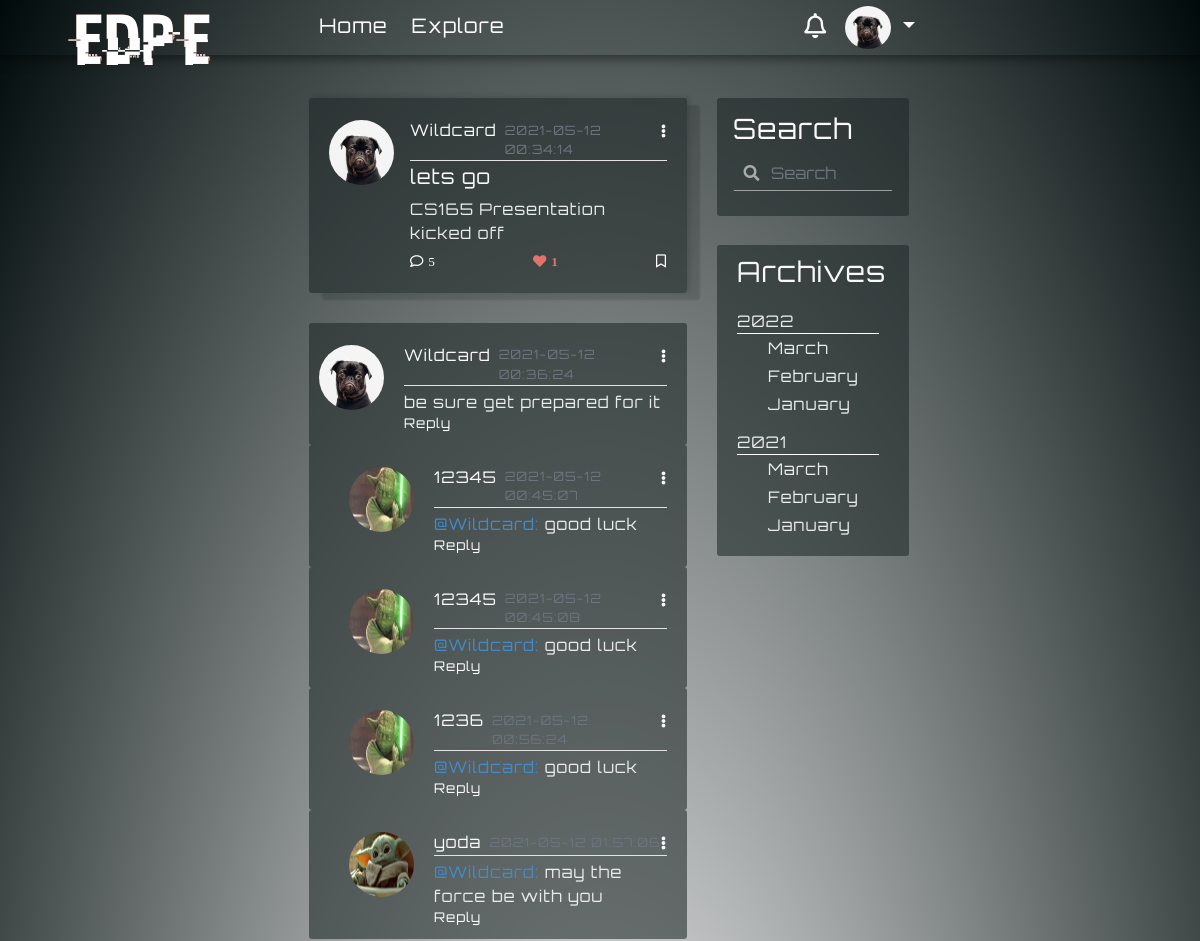
The page /post/10 (signed in) on the database its author committed.
### myBlogApp/models.py (models this page shows, shortened)
class User(UserMixin, db.Model):
    id = db.Column(db.Integer, primary_key=True)
    username = db.Column(db.String(64), index=True, unique=True)
    email = db.Column(db.String(120), index=True, unique=True)
    image_file = db.Column(db.String(200), default='default.png')
    password_hash = db.Column(db.String(128))
    about_me = db.Column(db.String(140))
    last_seen = db.Column(db.DateTime, default=datetime.utcnow())
    posts = db.relationship('Post', backref='author', foreign_keys='Post.user_id', lazy=True)
    comments = db.relationship('Comment', backref='c_author', foreign_keys='Comment.author_id', lazy='dynamic')
    followed = db.relationship(
        'User', secondary=followers,
        primaryjoin=(followers.c.follower_id == id),
        secondaryjoin=(followers.c.followed_id == id),
        backref=db.backref('followers', lazy='dynamic'), lazy='dynamic')
    liked = db.relationship('Like_Post', foreign_keys='Like_Post.liked_user_id', backref='liked_author', lazy='dynamic')
    message_sent = db.relationship('Message', foreign_keys='Message.sender_id', backref='author', lazy='dynamic')
    message_received = db.relationship('Message', foreign_keys='Message.recipient_id', backref='recipient', lazy='dynamic')
    last_message_read_time = db.Column(db.DateTime)
    notifications = db.relationship('Notification', foreign_keys='Notification.notification_user_id',
                                    backref='notification_user', lazy='dynamic')
    def new_messages(self):
        last_read_time = self.last_message_read_time or datetime(1900, 1, 1)
        return Message.query.filter_by(recipient=self).filter(Message.timestamp > last_read_time).count()
    def has_liked_post(self, post):
        return Like_Post.query.filter(
            Like_Post.liked_user_id == self.id,
            Like_Post.liked_post_id == post.id).count() > 0

class SearchableMixin(object):
    @classmethod
    def before_commit(cls, session):
        session._changes = {
            'add': list(session.new),
            'update': list(session.dirty),
            'delete': list(session.deleted)
        }
    @classmethod
    def after_commit(cls, session):
        for obj in session._changes['add']:
            if isinstance(obj, SearchableMixin):
                add_to_index(obj.__tablename__, obj)
        for obj in session._changes['update']:
            if isinstance(obj, SearchableMixin):
                add_to_index(obj.__tablename__, obj)
        for obj in session._changes['delete']:
            if isinstance(obj, SearchableMixin):
                remove_from_index(obj.__tablename__, obj)
        session._changes = None

class Post(SearchableMixin, db.Model):
    __searchable__ = ['body']
    id = db.Column(db.Integer, primary_key=True)
    title = db.Column(db.String(100))
    body = db.Column(db.String(140))
    post_picture = db.Column(db.String(200))
    timestamp = db.Column(db.DateTime, index=True, default=datetime.utcnow)
    user_id = db.Column(db.Integer, db.ForeignKey('user.id'))
    comment = db.relationship('Comment', backref='post', foreign_keys='Comment.post_id', lazy='dynamic')
    comment_num = db.Column(db.Integer, default=0)
    likes = db.relationship('Like_Post', backref='l_post', lazy='dynamic')

class Comment(db.Model):
    _N = 6
    id = db.Column(db.Integer, primary_key=True)
    text = db.Column(db.String(140))
    author = db.Column(db.String(32))
    timestamp = db.Column(db.DateTime(), default=datetime.utcnow, index=True)
    author_id = db.Column(db.Integer, db.ForeignKey('user.id'))
    post_id = db.Column(db.Integer, db.ForeignKey('post.id'))
    path = db.Column(db.Text, index=True)
    parent_id = db.Column(db.Integer, db.ForeignKey('comment.id'))
    replies = db.relationship(
        'Comment', backref=db.backref('parent', remote_side=[id]),
        lazy='dynamic')
    def level(self):
        return len(self.path) // self._N - 1

### myBlogApp/routes.py (the view)
@app.route('/post/<int:post_id>', methods=['GET', 'POST'])
def post(post_id):
    post = Post.query.get_or_404(post_id)
    comments = Comment.query.filter_by(post_id=post.id).order_by(Comment.path, Comment.timestamp.desc())
    post.comment_num = comments.count()
    db.session.commit()
    return render_template('post_itself.html', title="Post", post=post, comments=comments)

### myBlogApp/form.py
class SearchForm(FlaskForm):
    q = StringField('Search', validators=[DataRequired()])
    def __init__(self, *args, **kwargs):
        if 'formdata' not in kwargs:
            kwargs['formdata'] = request.args
        if 'csrf_enabled' not in kwargs:
            kwargs['csrf_enabled'] = False
        super(SearchForm, self).__init__(*args, **kwargs)

### myBlogApp/models.py (called while the page is built)
@login.user_loader
def load_user(id):
    return User.query.get(int(id))

### myBlogApp/routes.py (called while the page is built)
@app.before_request
def before_request():
    if current_user.is_authenticated:
        current_user.last_seen = datetime.utcnow()
        db.session.commit()
        g.search_form = SearchForm()

### myBlogApp/search.py (called while the page is built)
def add_to_index(index, model):
    if not current_app.elasticsearch:
        return
    payload = {}
    for field in model.__searchable__:
        payload[field] = getattr(model, field)
    current_app.elasticsearch.index(index=index, id=model.id, body=payload)

### myBlogApp/templates/post_itself.html (shortened to what this page needs)
{% extends 'base.html' %}
{% block content %}
    <article class="media content-section box-s-control post-display">
      <img class="rounded-circle article-img" src="{{ url_for('static', filename = 'profile/' + post.author.image_file) }}">
      <div class="media-body">
        <div class="article-metadata space-control" >
            <a class="mr-2" href="{{ url_for('user_posts', username=post.author.username) }}">{{ post.author.username }}</a>
            <small class="text-muted small-margin-control">{{ post.timestamp.strftime('%Y-%m-%d %T') }}</small>
            <div class="dropdown">
                 <a class="comment-color dropdown-toggle toggle-remove", id="navbarDropdownMenuLink2" data-toggle="dropdown" aria-haspopup="true" aria-expanded="false" href="#"><i class="fas fa-ellipsis-v"></i></a>
            </div>
        </div>
         <h5 class="article-title">{{ post.title }}</h5>
         <p class="article-content">{{ post.body }}</p>
        <div class="article-metadata pm-control " style="display: flex; justify-content: space-between">
            <a class="comment-color" id="addComments" data-toggle="modal" data-target="#layoutforcomment"  href="{{ url_for('addComments', post_id= post.id) }}"><i class="far fa-comment i-margin-control">{{ post.comment_num }}</i></a>
            {% if current_user.has_liked_post(post)%}
                <a class="comment-color unlike-link-home" id="ul_l" rel="{{ url_for('unlike', post_id = post.id) }}" href="javascript:"><i class="fas fa-heart i-margin-control i-color-change i-like">{{post.likes.count()}}</i></a>
            {% endif %}
            <a class="comment-color" href="#"><i class="far fa-bookmark"></i></a>
        </div>
      </div>
     </article>
     {% for comment in comments %}
            <article class="media content-section btm-margin-control-0 check-for-post-comment">
                <a class="mr-1 mchang"  href="{{ url_for('user_posts', username=comment.c_author.username) }}">
                    <img class="rounded-circle article-img i-size-change" src="{{ url_for('static', filename = 'profile/' + comment.c_author.image_file) }}">
                </a>
                <div class="media-body">
                    <div class="article-metadata space-control index-check-for-comments">
                      <a class="mr-2" style="font-weight: 500;" href="{{ url_for('user_posts', username=comment.c_author.username) }}">{{ comment.c_author.username }}</a>
                      <small class="text-muted small-margin-control">{{ comment.timestamp.strftime('%Y-%m-%d %T') }}</small>
                      <div class="dropdown">
                         <a class="comment-color dropdown-toggle toggle-remove" id="navbarDropdownMenuLink2" data-toggle="dropdown" aria-haspopup="true" aria-expanded="false" href="#"><i class="fas fa-ellipsis-v"></i></a>
                      </div>
                    </div>
                    {% if comment.level() == 0 %}
                    <p class="article-content">{{ comment.text }}</p>
                    {% else %}
                        <p class="article-content"><span style="color: #428bca">@{{ comment.parent.c_author.username }}:</span> {{ comment.text }}</p>
                    {% endif %}
                     <div class="article-metadata check-index-for-reply pw-change text-muted" style="display: flex; justify-content: space-between">
                        <a class="comment-color" id="addReplies"  data-toggle="modal" data-target="#layoutforreply" rel="8" href="{{ url_for('addReply',post_id = post.id, parent_id = comment.id) }}">Reply</a>
                     </div>
                </div>
            </article>
      {% endfor %}
{% endblock content %}

### myBlogApp/templates/navbar.html (shortened to what this page needs)
<nav class="navbar fixed-top navbar-expand-lg scrolling-navbar font-control">
    <div class="collapse navbar-collapse" id="navbarSupportedContent">
      <a class="navbar-brand nav-margin-control logo-style" href="{{ url_for('home') }}"><div class="logo-font glitch-effect" data-text="EDPE">EDPE</div> </a>
      <ul class="navbar-nav mr-auto">
        <li class="nav-item active">
          <a class=" hover-control link-control padding-control" id="homeLink" href={{ url_for("home")}}>Home</a>
        </li>
        <li class="nav-item">
          <a class=" hover-control link-control padding-control" id="exploreLink" href={{ url_for("explore")}}>Explore</a>
        </li>
      </ul>
      {% if current_user.is_anonymous %}
          <a class="btn btn-outline-white btn-outline login-button-margin-control js-anchor1"  data-toggle="modal" data-backdrop="false" data-target="#modalForLogin" href="{{ url_for('login')}}">login</a>
      {% else %}
        <a href='{{url_for('messages')}}' class="notification">
          <i class="far fa-bell bell-size"></i>
            {% set new_messages = current_user.new_messages() %}
        </a>
      {% endif %}
        <div>
        {% if current_user.is_anonymous %}
            <a class="btn btn-outline-white btn-outline signup-button-margin-control js-anchor2"  data-toggle="modal" data-target="#exampleModalCenter1"  data-backdrop="false" href="{{ url_for('register')}}">Sign Up</a>
        {% else %}
            <ul class="navbar-nav" id="nav">
                <li class="nav-item dropdown">
                    <a class="nav-link dropdown-toggle" href="#" id="navbarDropdownMenuLink1" role="button" data-toggle="dropdown" aria-haspopup="true" aria-expanded="false" >
                      {% if current_user.is_anonymous %}
                        <img alt="default avatar" class="rounded-circle avatar" src="{{  url_for('static', filename='profile/default.png' )}}">
                        {% else %}
                       <img alt="avatar" class="rounded-circle avatar" src="{{  url_for('static', filename='profile/' + current_user.image_file)}}">
                        {% endif %}
                    </a>
                </li>
             </ul>
        {% endif %}
        </div>
    </div>
</nav>

### myBlogApp/static/temp212.css (style rules this page uses)
:root { --input-padding-x: 1.5rem; --input-padding-y: 0.75rem; }
a { color: #f9f9f9; }
html { overflow: auto; height: 100%; }
p { margin-bottom: 0; }
.form-control-change { background-image: linear-gradient(0deg, #fdca47 2px,rgba(0,150,136,0) 0),linear-gradient(0deg, #ffffff8c 1px,transparent 0); }
.form-control-change { background-repeat: no-repeat; background-position-x: center, 50%; background-position-y: bottom, calc(100% - 1px); background-size: 0 100%,100% 100%; border: 0; transition: background 0s ease-out; padding-left: 0; padding-right: 0; }
.form-control { color: #FFFFFF8c; }
.logo-font { font-family: hackedregular, sans-serif; font-size: 6vw; }
.glitch-effect::before,.glitch-effect::after { content: attr(data-text); position: absolute; top: 0; left: 0; width: 100%; height: 100%; z-index: -1; }
.glitch-effect::before { color: #333333; animation: glitch-effect 3s infinite; }
.glitch-effect::after { color: #b96760; animation: glitch-effect 2s infinite; }

### myBlogApp/static/nav84.css (style rules this page uses)
.navbar { background: transparent; box-shadow: 0 2px 11px 1px rgba(0,0,0,0.5); padding: 6px 20px; }
.link-control { position: relative; text-decoration: none }
.padding-control { bottom: 2px; padding-bottom: 8px; padding-right: 2px; padding-left: 2px; margin-right: 20px; color: #fff; }
.link-control:before { content: ""; position: absolute; width: 100%; height: 8px; bottom: -8px; left: 0; background-color: #ce324c ; visibility: hidden; -webkit-transform: scaleX(0); transform: scaleX(0); -webkit-transition: all 0.3s ease-in-out 0s; transition: all 0.3s ease-in-out 0s; }
.font-control { font-size: 20px; }
.nav-link { color: white; padding-top: 0; padding-bottom: 0; }
.navbar-brand { color: white; }
.avatar { height: 43px; width: 46px; }
.nav-margin-control { font-size: 25px!important; margin: 0 1rem auto 0; padding-top: 0!important; }
@media (min-width: 992px) { .navbar-expand-lg .navbar-collapse { margin: 0 auto; max-width: 53%; padding-left: 20px; } }
.toggle-remove:after { content: none!important; }
.logo-style { position: absolute; z-index: 10000; left: 6%; top: -20%; }
.notification { color: white; text-decoration: none; padding: 0 10px; position: relative; display: inline-block; border-radius: 2px; }
.bell-size { font-size: 25px; }

### myBlogApp/static/account208.css (style rules this page uses)
body { letter-spacing: 1px; font-family: "orbitronregular", sans-serif; background: radial-gradient(ellipse at center, #ffffff 0%, rgb(0, 10, 10) 100%); color: #e9eaea; margin-top: 4.5rem; padding-right: 0 !important; background-size: 100% 300%; }
nav { padding-right: 0 !important; }
h1, h2, h3, h4, h5, h6 { color: #f9f9f9; }
.content-section { background: #1b24248c; padding: 20px 20px 10px 10px; border-radius: 3px; margin-bottom: 30px; }
.article-content { white-space: pre-line; word-break: break-word; font-family: "orbitronregular", sans-serif; }
.article-img { height: 65px; width: 65px; margin-right: 16px; margin-top: 2px; }
.article-metadata { padding-bottom: 1px; margin-bottom: 4px; border-bottom: 1px solid #e3e3e3 }
.form-control-change { line-height: 1.5; }
.form-control-change { background-image: linear-gradient(0deg,rgb(255, 193, 7) 2px,rgba(0,150,136,0) 0),linear-gradient(0deg,rgba(255, 255, 255, 0.51) 1px,transparent 0); }
.form-control-change { background-repeat: no-repeat; background-position-x: center, 50%; background-position-y: bottom, calc(100% - 1px); background-size: 0 100%,100% 100%; border: 0; transition: background 0s ease-out; padding-left: 0; padding-right: 0; }
.btm-margin-control-0 { margin-bottom: 0!important; border-bottom-width:0 !important; border-right-width: 0; border-left-width: 0; }
.i-margin-control:before { margin-right: 4px; }
.pm-control { border-bottom-width: 0!important; margin-bottom: 0!important; margin-top: 7px!important; }
.comment-color { color: #ffffff; font-size: smaller; }
.box-s-control { box-shadow: 13px 7px 2px 0 rgba(0, 0, 0, 0.14), -1px 0 1px -2px rgba(0, 0, 0, 0.2), 3px -2px 5px 0 rgba(0, 0, 0, 0.12); padding: 20px 20px; }
.pw-change { border-bottom-width: 0; margin-bottom :0; }
.space-control { display: flex; justify-content: space-between; }
.small-margin-control { margin-top: 2.5px; flex: 1; color: #bbbbbb; }
.i-color-change { color: #e2736b; }
.search-form { background-color:transparent; background-image: linear-gradient(0deg,#ce324c 2px,rgba(137, 197, 192, 0) 0),linear-gradient(0deg,rgba(255, 255, 255, 0.51) 1px,transparent 0); }

### myBlogApp/static/search3.css (style rules this page uses)
.has-search .form-control { padding-left: 2.375rem; padding-right:10px; background-color: transparent; }

### rows shown on the page
User: image_file (picture), author.username "Wildcard"
Post: timestamp "2021-05-12 00:34:14", title "lets go", body "CS165 Presentation kicked off", comment_num "5"
Comment: image_file (picture), c_author.username "Wildcard", timestamp "2021-05-12 00:36:24", text "be sure get prepared for it"
Comment: image_file (picture), c_author.username "12345", timestamp "2021-05-12 00:45:07", parent.c_author.username "Wildcard", text "good luck"
Comment: image_file (picture), c_author.username "12345", timestamp "2021-05-12 00:45:08", parent.c_author.username "Wildcard", text "good luck"
Comment: image_file (picture), c_author.username "1236", timestamp "2021-05-12 00:56:24", parent.c_author.username "Wildcard", text "good luck"
Comment: image_file (picture), c_author.username "yoda", parent.c_author.username "Wildcard", text "may the force be with you"

### other values the page prints
{{ post.likes.count() }} "1"
